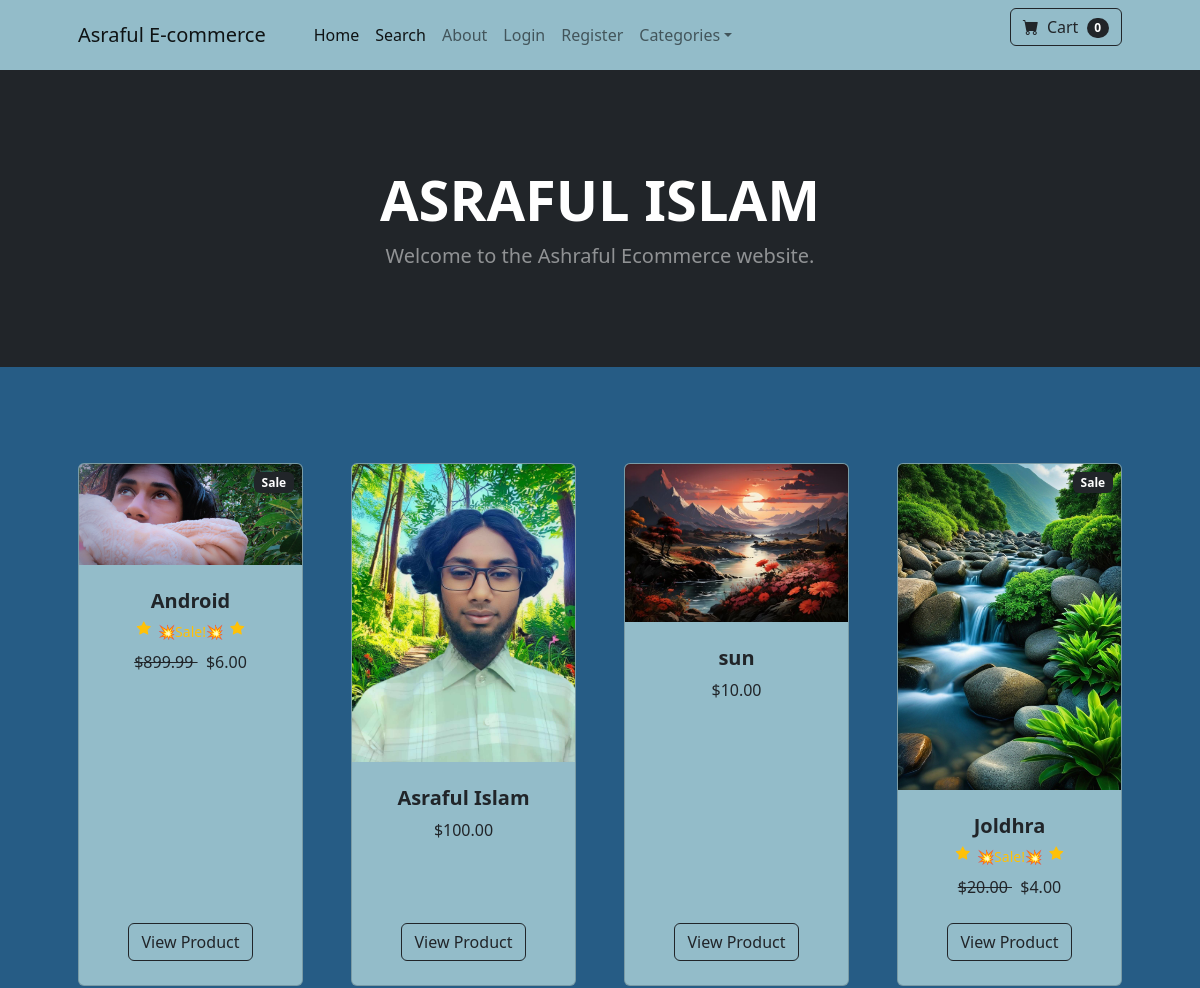
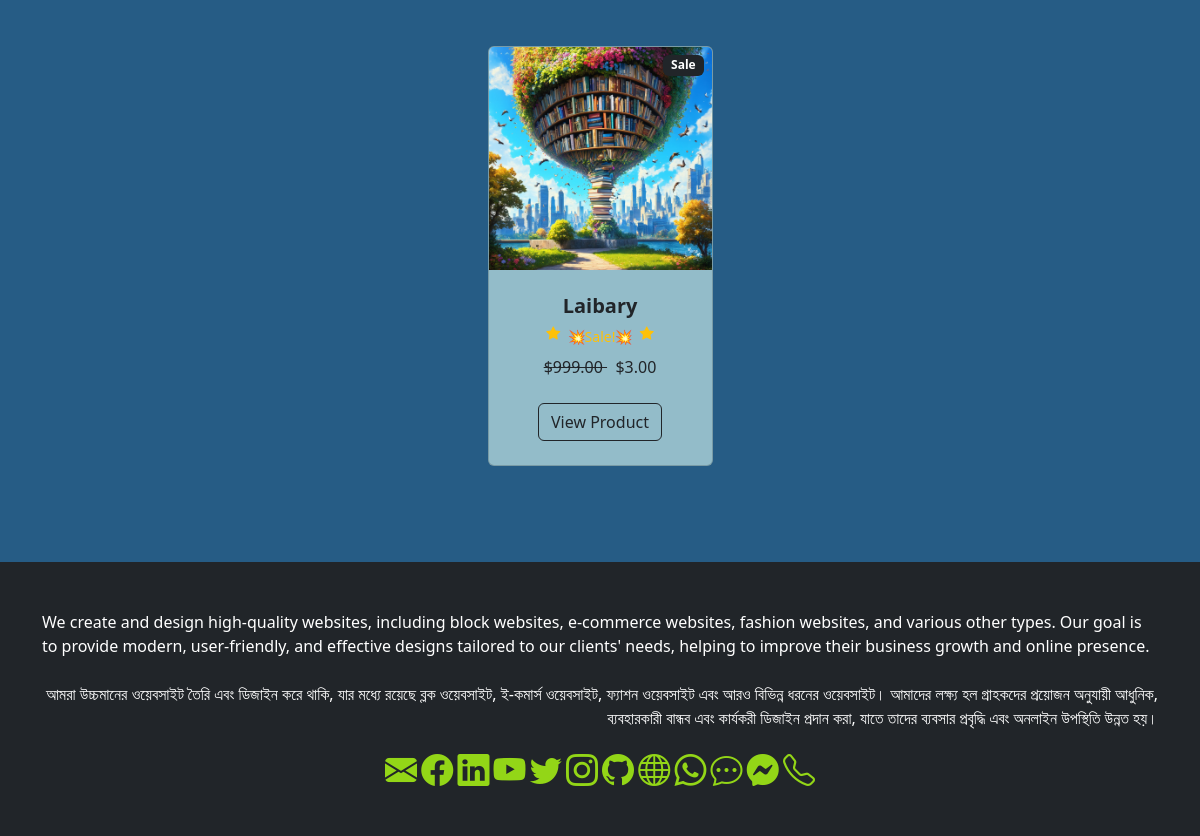
The page / on the database its author committed (2 pictures, top to bottom).
### store/models.py (models this page shows, shortened)
class Product(models.Model):
    name = models.CharField(max_length=100)
    price = models.DecimalField(default=0, decimal_places=2, max_digits=6)
    category = models.ForeignKey(Category, on_delete=models.CASCADE, default=1)
    description = models.CharField(max_length=250, default='', blank=True, null=True)
    image = models.ImageField(upload_to='uploads/products/')
    is_sale = models.BooleanField(default=False)
    sale_price = models.DecimalField(default=0, decimal_places=2, max_digits=6)

### store/views.py (the view)
# urls.py: path('', views.home, name='home'),                              # 1
def home(request):
    products = Product.objects.all()
    return render(request, 'home.html',{'products':products})

### cart/cart.py (called while the page is built)
	def __len__(self):
		return len(self.cart)

### cart/context_processors.py (called while the page is built)
def cart(request):                 # _12
	return {'cart': Cart(request)}

### templates/home.html (shortened to what this page needs)
{% extends 'base.html' %}
{% block content %}
        <header class="bg-dark py-5">
            <div class="container px-4 px-lg-5 my-5">
                <div class="text-center text-white">
                    <h1 class="display-4 fw-bolder">ASRAFUL ISLAM</h1>
                    <p class="lead fw-normal text-white-50 mb-0">Welcome to the Ashraful Ecommerce website.</p>
                </div>
            </div>
        </header>
        <section class="py-5">
            <div class="container px-4 px-lg-5 mt-5">
                <div class="row gx-4 gx-lg-5 row-cols-2 row-cols-md-3 row-cols-xl-4 justify-content-center">
                {% for product in products %}
                    {% if product.is_sale %}
                    <div class="col mb-5">
                        <div class="card h-100">
                            <div class="badge bg-dark text-white position-absolute" style="top: 0.5rem; right: 0.5rem">Sale</div>
                            <img class="card-img-top" src="{{ product.image.url }}" alt="..." />
                            <div class="card-body p-4">
                                <div class="text-center">
                                    <h5 class="fw-bolder">{{ product.name }}</h5>
                <div class="d-flex justify-content-center small text-warning mb-2">
                <div class="bi-star-fill"></div>
                &nbsp;&nbsp;💥Sale!💥&nbsp;&nbsp;
                <div class="bi-star-fill"></div>
                </div>
                                    <strike>
                                    ${{ product.price }}
                                    </strike>
                                    &nbsp;
                                    ${{ product.sale_price }}
                                </div>
                            </div>
                            <div class="card-footer p-4 pt-0 border-top-0 bg-transparent">
    <div class="text-center">
        <a class="btn btn-outline-dark mt-auto" href="{% url 'product' product.id  %}">View Product</a>
    </div>
                            </div>
                        </div>
                    </div>
                    {% else %}
                <div class="col mb-5">
                        <div class="card h-100">
                            <img class="card-img-top" src="{{ product.image.url }}" alt="..." />
                            <div class="card-body p-4">
                                <div class="text-center">
                                    <h5 class="fw-bolder">{{ product.name }}</h5>
                                    ${{ product.price }}
                                </div>
                            </div>
                            <div class="card-footer p-4 pt-0 border-top-0 bg-transparent">
    <div class="text-center"><a class="btn btn-outline-dark mt-auto" href="{% url 'product' product.id %}">View Product</a></div>
                            </div>
                        </div>
                    </div>
                        {% endif %}
                    {% endfor %}
            </div>
        </section>
{% endblock %}

### templates/base.html (shortened to what this page needs)
<!DOCTYPE html  _6 >
{% load static %}
<html lang="en">
<head>
    <link href="https://cdn.jsdelivr.net/npm/bootstrap-icons@1.5.0/font/bootstrap-icons.css" rel="stylesheet" />
    <link rel="stylesheet" href="{% static 'css/styles.css' %}">
    <link rel="stylesheet" href="{% static 'css/customise.css' %}">
</head>
    <body>
        {% include 'navbar.html' %}
        {% block content %}
        {% endblock %}
        <footer class="py-5 bg-dark">
            <div class="container"><p class="m-0 text-start text-white">We create and design high-quality websites, including block websites, e-commerce websites, fashion websites, and various other types. Our goal is to provide modern, user-friendly, and effective designs tailored to our clients' needs, helping to improve their business growth and online presence.</p></div>
            <br/>
            <div class="container"><p class="m-0 text-end text-white">আমরা উচ্চমানের ওয়েবসাইট তৈরি এবং ডিজাইন করে থাকি, যার মধ্যে রয়েছে ব্লক ওয়েবসাইট, ই-কমার্স ওয়েবসাইট, ফ্যাশন ওয়েবসাইট এবং আরও বিভিন্ন ধরনের ওয়েবসাইট। আমাদের লক্ষ্য হল গ্রাহকদের প্রয়োজন অনুযায়ী আধুনিক, ব্যবহারকারী বান্ধব এবং কার্যকরী ডিজাইন প্রদান করা, যাতে তাদের ব্যবসার প্রবৃদ্ধি এবং অনলাইন উপস্থিতি উন্নত হয়।</p></div>
            <br/>
            <div class="container"><p class="m-0 text-center text-white">
            <a href="mailto:asrafulislam888zfa@gmail.com" class="social-icon text-decoration-none" data-bs-toggle="tooltip" data-bs-placement="top" title="Gmail">
                <i class="bi bi-envelope-fill"></i>
            </a>
            <a href="https://www.facebook.com/share/1B93XMG3uo/" target="_blank" class="social-icon text-decoration-none" data-bs-toggle="tooltip" data-bs-placement="top" title="Facebook">
                <i class="bi bi-facebook"></i>
            </a>
            <a href="https://www.linkedin.com/in/asraful-islam-haoladar-32048130b/" target="_blank" class="social-icon text-decoration-none" data-bs-toggle="tooltip" data-bs-placement="top" title="LinkedIn">
                <i class="bi bi-linkedin"></i>
            </a>
            <a href="https://www.youtube.com/@asraful_islam_888" target="_blank" class="social-icon text-decoration-none" data-bs-toggle="tooltip" data-bs-placement="top" title="YouTube">
                <i class="bi bi-youtube"></i>
            </a>
            <a href="https://www.twitter.com" target="_blank" class="social-icon text-decoration-none" data-bs-toggle="tooltip" data-bs-placement="top" title="Twitter">
                <i class="bi bi-twitter"></i>
            </a>
            <a href="https://www.instagram.com" target="_blank" class="social-icon text-decoration-none" data-bs-toggle="tooltip" data-bs-placement="top" title="Instagram">
                <i class="bi bi-instagram"></i>
            </a>
            <a href="https://github.com/AsrAfulPY" target="_blank" class="social-icon text-decoration-none" data-bs-toggle="tooltip" data-bs-placement="top" title="GitHub">
                <i class="bi bi-github"></i>
            </a>
            <a href="https://www.example.com" target="_blank" class="social-icon text-decoration-none" data-bs-toggle="tooltip" data-bs-placement="top" title="Website">
                <i class="bi bi-globe"></i>
            </a>
            <a href="https://wa.me/qr/QPXS7RTB5WYSL1" target="_blank" class="social-icon text-decoration-none" data-bs-toggle="tooltip" data-bs-placement="top" title="WhatsApp">
                <i class="bi bi-whatsapp"></i>
            </a>
            <a href="https://imo.im" target="_blank" class="social-icon text-decoration-none" data-bs-toggle="tooltip" data-bs-placement="top" title="IMO">
                <i class="bi bi-chat-dots"></i>
            </a>
            <a href="https://business.facebook.com/latest/inbox/all?bpn_id=1308017773780470&asset_id=559801647215272&nav_ref=manage_page_ap_plus_inbox_message_button&mailbox_id=&selected_item_id=100081120443282&thread_type=FB_MESSAGE" target="_blank" class="social-icon text-decoration-none" data-bs-toggle="tooltip" data-bs-placement="top" title="Messenger">
                <i class="bi bi-messenger"></i>
            </a>
            <a href="tel:+880190211803" class="social-icon text-decoration-none" data-bs-toggle="tooltip" data-bs-placement="top" title="Call Now">
                <i class="bi bi-telephone"></i>
            </a>
            </div>
        </footer>
    </body>
</html>

### templates/navbar.html (shortened to what this page needs)
<nav class="navbar navbar-expand-lg navbar-light" style="background-color:#93bcc9;">
    <div class="container px-4 px-lg-5">
        <a class="navbar-brand" href="{% url 'home' %}">Asraful E-commerce</a>
        <div class="collapse navbar-collapse" id="navbarSupportedContent">
            <ul class="navbar-nav me-auto mb-2 mb-lg-0 ms-lg-4">
                <li class="nav-item"><a class="nav-link active" aria-current="page" href="{% url 'home' %}">Home</a></li>
                <li class="nav-item"><a class="nav-link active" aria-current="page" href="{% url 'search' %}">Search</a></li>
                <li class="nav-item"><a class="nav-link" href="{% url 'about' %}">About</a></li>
    {% if user.is_authenticated %}
    <li class="nav-item dropdown">
        <a class="nav-link dropdown-toggle" id="navbarDropdown" href="#" role="button" data-bs-toggle="dropdown" aria-expanded="false">Profile</a>
        <ul class="dropdown-menu" aria-labelledby="navbarDropdown">
            <li><a class="dropdown-item" href="{% url 'update_user' %}">User Profile</a></li>
            <li><hr class="dropdown-divider" /></li>
<li><a class="dropdown-item" href="{% url 'update_info'  %}">User Info</a></li>
                            </ul>
                        </li>
            {% if user.is_superuser %}
              <li class="nav-item dropdown">
            <a class="nav-link dropdown-toggle" id="navbarDropdown" href="#" role="button" data-bs-toggle="dropdown" aria-expanded="false">Orders</a>
            <ul class="dropdown-menu" aria-labelledby="navbarDropdown">
                <li><a class="dropdown-item" href="{% url 'shipped_dash' %}">Shipped Orders</a></li>
                <li><hr class="dropdown-divider" /></li>
<li><a class="dropdown-item" href="{% url 'not_shipped_dash'  %}">UnShipped Orders</a></li>
                           </ul>
                       </li>
            {% endif %}
    <li class="nav-item"><a class="nav-link" href="{% url 'logout' %}">Logout</a></li>
    {% else %}
        <li class="nav-item"><a class="nav-link" href="{% url 'login' %}">Login</a></li>
        <li class="nav-item"><a class="nav-link" href="{% url 'register' %}">Register</a></li>
    {% endif %}
                <li class="nav-item dropdown">
                    <a class="nav-link dropdown-toggle" id="navbarDropdown" href="#" role="button" data-bs-toggle="dropdown" aria-expanded="false">Categories</a>
                </li>
            </ul>
            <form class="d-flex">
<a href= "{% url 'cart_summary' %}" class="btn btn-outline-dark" ><i class="bi-cart-fill me-1"></i>
                Cart
<span class="badge bg-dark text-white ms-1 rounded-pill" id= "cart_quantity" >{{ cart|length }}
</span></a>
            </form>
        </div>
    </div>
</nav>

### static/css/customise.css (style rules this page uses)
body { background-color: #265c85 !important; }
header h1 { animation: textColorCycle 3s infinite; }
h5 { animation: textColorCycle 45s infinite; }
.card { background-color: #93bcc9 !important; }
.social-icon i { font-size: 2rem; color: #93d617; transition: color 0.3s ease-in-out, transform 0.2s ease-in-out; }

### rows shown on the page
Product: image (picture), name "Android", price "899.99", sale_price "6.00"
Product: image (picture), name "Asraful Islam", price "100.00"
Product: image (picture), name "sun", price "10.00"
Product: image (picture), name "Joldhra", price "20.00", sale_price "4.00"
Product: image (picture), name "Laibary", price "999.00", sale_price "3.00"

### other values the page prints
{{ cart|length }} "0"
